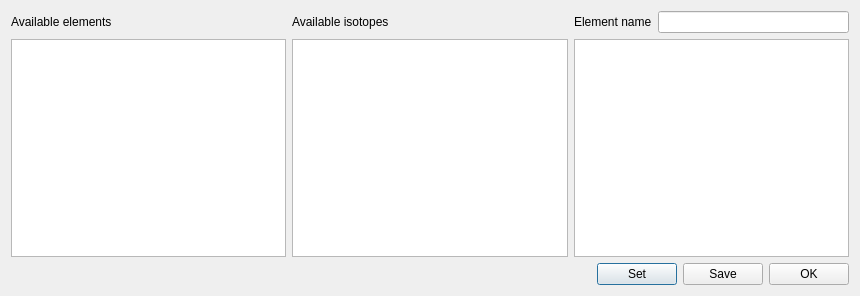
<?xml version="1.0" encoding="UTF-8"?>
<ui version="4.0">
 <class>ElementManagerDialog</class>
 <widget class="QDialog" name="ElementManagerDialog">
  <property name="geometry">
   <rect>
    <x>0</x>
    <y>0</y>
    <width>860</width>
    <height>296</height>
   </rect>
  </property>
  <property name="windowTitle">
   <string>Element manager</string>
  </property>
  <layout class="QGridLayout" name="gridLayout">
   <item row="0" column="0">
    <widget class="QLabel" name="label">
     <property name="text">
      <string>Available elements</string>
     </property>
    </widget>
   </item>
   <item row="0" column="1">
    <widget class="QLabel" name="label_2">
     <property name="text">
      <string>Available isotopes</string>
     </property>
    </widget>
   </item>
   <item row="0" column="2">
    <layout class="QHBoxLayout" name="horizontalLayout">
     <item>
      <widget class="QLabel" name="label_3">
       <property name="text">
        <string>Element name</string>
       </property>
      </widget>
     </item>
     <item>
      <widget class="QLineEdit" name="elementNameEntry"/>
     </item>
    </layout>
   </item>
   <item row="1" column="0">
    <widget class="ElementsListWidget" name="elementsList">
     <property name="dragDropMode">
      <enum>QAbstractItemView::DragOnly</enum>
     </property>
     <property name="sortingEnabled">
      <bool>true</bool>
     </property>
    </widget>
   </item>
   <item row="1" column="1">
    <widget class="IsotopesListWidget" name="isotopesList">
     <property name="dragEnabled">
      <bool>true</bool>
     </property>
     <property name="dragDropMode">
      <enum>QAbstractItemView::DragOnly</enum>
     </property>
     <property name="selectionMode">
      <enum>QAbstractItemView::SingleSelection</enum>
     </property>
     <property name="sortingEnabled">
      <bool>true</bool>
     </property>
    </widget>
   </item>
   <item row="1" column="2">
    <widget class="NewElementTableView" name="selectedIsotopesView">
     <property name="acceptDrops">
      <bool>true</bool>
     </property>
     <property name="dragDropMode">
      <enum>QAbstractItemView::DropOnly</enum>
     </property>
     <property name="selectionMode">
      <enum>QAbstractItemView::ExtendedSelection</enum>
     </property>
     <property name="showGrid">
      <bool>false</bool>
     </property>
     <property name="gridStyle">
      <enum>Qt::NoPen</enum>
     </property>
     <property name="sortingEnabled">
      <bool>false</bool>
     </property>
     <attribute name="horizontalHeaderHighlightSections">
      <bool>false</bool>
     </attribute>
     <attribute name="horizontalHeaderStretchLastSection">
      <bool>true</bool>
     </attribute>
     <attribute name="verticalHeaderVisible">
      <bool>false</bool>
     </attribute>
    </widget>
   </item>
   <item row="2" column="0" colspan="3">
    <layout class="QHBoxLayout" name="actionsLayout">
     <item>
      <spacer name="horizontalSpacer">
       <property name="orientation">
        <enum>Qt::Horizontal</enum>
       </property>
       <property name="sizeHint" stdset="0">
        <size>
         <width>40</width>
         <height>20</height>
        </size>
       </property>
      </spacer>
     </item>
     <item>
      <widget class="QPushButton" name="setButton">
       <property name="sizePolicy">
        <sizepolicy hsizetype="Fixed" vsizetype="Fixed">
         <horstretch>0</horstretch>
         <verstretch>0</verstretch>
        </sizepolicy>
       </property>
       <property name="maximumSize">
        <size>
         <width>110</width>
         <height>16777215</height>
        </size>
       </property>
       <property name="text">
        <string>Set</string>
       </property>
      </widget>
     </item>
     <item>
      <widget class="QPushButton" name="saveButton">
       <property name="sizePolicy">
        <sizepolicy hsizetype="Fixed" vsizetype="Fixed">
         <horstretch>0</horstretch>
         <verstretch>0</verstretch>
        </sizepolicy>
       </property>
       <property name="maximumSize">
        <size>
         <width>110</width>
         <height>16777215</height>
        </size>
       </property>
       <property name="text">
        <string>Save</string>
       </property>
      </widget>
     </item>
     <item>
      <widget class="QPushButton" name="okButton">
       <property name="sizePolicy">
        <sizepolicy hsizetype="Fixed" vsizetype="Fixed">
         <horstretch>0</horstretch>
         <verstretch>0</verstretch>
        </sizepolicy>
       </property>
       <property name="maximumSize">
        <size>
         <width>110</width>
         <height>16777215</height>
        </size>
       </property>
       <property name="text">
        <string>OK</string>
       </property>
      </widget>
     </item>
    </layout>
   </item>
  </layout>
 </widget>
 <customwidgets>
  <customwidget>
   <class>NewElementTableView</class>
   <extends>QTableView</extends>
   <header>include/Chemistry/NewElementTableView.h</header>
  </customwidget>
  <customwidget>
   <class>ElementsListWidget</class>
   <extends>QListWidget</extends>
   <header>include/Chemistry/ElementsListWidget.h</header>
  </customwidget>
  <customwidget>
   <class>IsotopesListWidget</class>
   <extends>QListWidget</extends>
   <header>include/Chemistry/IsotopesListWidget.h</header>
  </customwidget>
 </customwidgets>
 <resources/>
 <connections/>
</ui>
